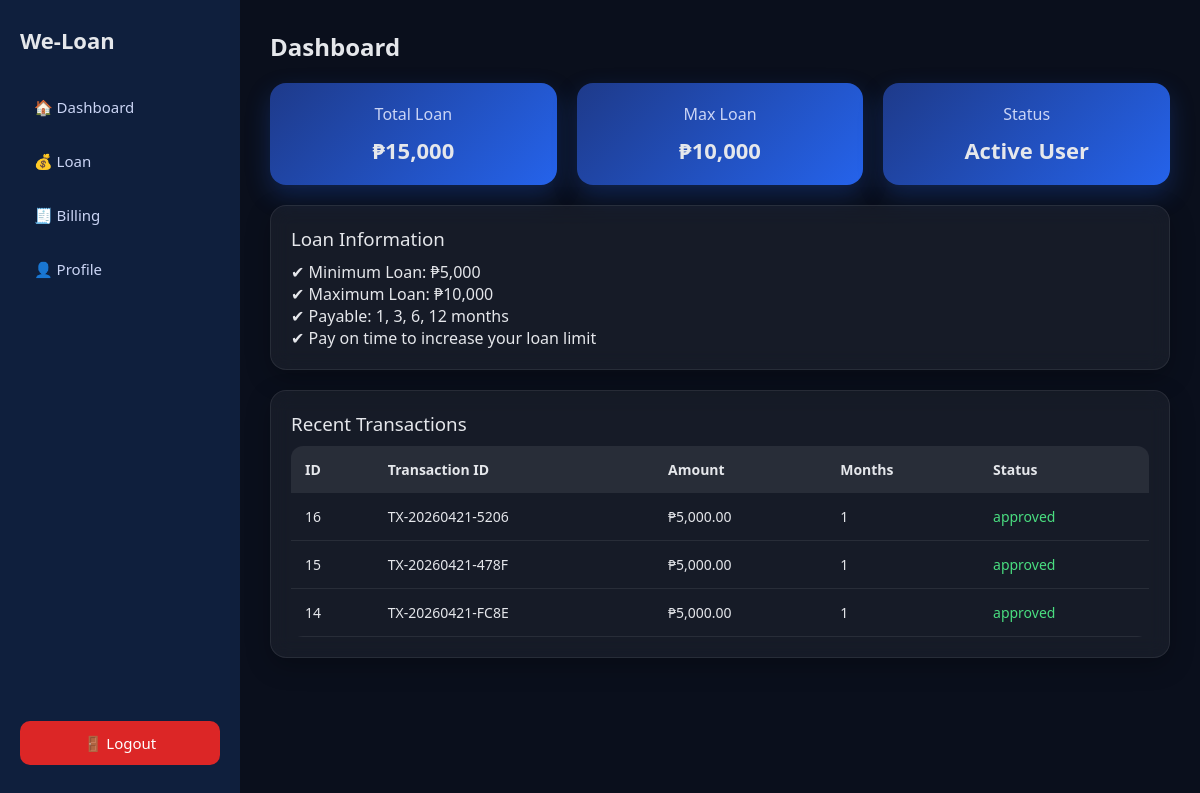
Page /basic_user/dashboard.php (signed in) on the committed database.
### tables this page shows
CREATE TABLE `loan_transactions` (
  `no` int(11) NOT NULL,
  `tx_id` varchar(20) NOT NULL COMMENT 'Random unique e.g. LN-YYYYMMDD-XXXX',
  `user_id` int(11) NOT NULL,
  `type` enum('apply','increase') NOT NULL,
  `amount` decimal(10,2) DEFAULT NULL,
  `tenure_months` int(11) DEFAULT NULL,
  `status` enum('pending','approved','rejected') DEFAULT 'pending',
  `admin_note` text DEFAULT NULL,
  `created_at` timestamp NOT NULL DEFAULT current_timestamp()
);

### basic_user/dashboard.php (the view, shortened to what this page needs)
<?php
require_once __DIR__ . '/../db_connect_new.php';
$user_id = $_SESSION['user_id'];
$transactions = $pdo->prepare("
    SELECT tx_id, amount, tenure_months, status, no
    FROM loan_transactions
    WHERE user_id = ?
    AND status IN ('approved', 'request')
    ORDER BY no DESC
    LIMIT 5
");
$transactions->execute([$user_id]);
$totalLoan = $pdo->prepare("SELECT SUM(amount) FROM loan_transactions WHERE user_id=? AND status='Approved'");
$totalLoan->execute([$user_id]);
$totalLoan = $totalLoan->fetchColumn() ?? 0;
?>
<!DOCTYPE html>
<html>
<head>
<link rel="stylesheet" href="dashboard.css">
</head>
<body>
<div class="container">
<?php include 'sidebar.php'; ?>
<div class="main">
<h2>Dashboard</h2>
<div class="cards">
<div class="card-box">
<h3>Total Loan</h3>
<p>₱<?php echo number_format($totalLoan); ?></p>
</div>
<div class="card-box">
<h3>Max Loan</h3>
<p>₱10,000</p>
</div>
<div class="card-box">
<h3>Status</h3>
<p>Active User</p>
</div>
</div>
<div class="card">
<h3>Loan Information</h3>
<p>✔ Minimum Loan: ₱5,000</p>
<p>✔ Maximum Loan: ₱10,000</p>
<p>✔ Payable: 1, 3, 6, 12 months</p>
<p>✔ Pay on time to increase your loan limit</p>
</div>
<div class="card">
<h3>Recent Transactions</h3>
<table>
<tr>
<th>ID</th>
<th>Transaction ID</th>
<th>Amount</th>
<th>Months</th>
<th>Status</th>
</tr>
<?php if($transactions->rowCount() > 0): ?>
<?php foreach($transactions as $t): ?>
<tr>
    <td><?php echo $t['no']; ?></td>
    <td><?php echo $t['tx_id']; ?></td>
    <td>₱<?= number_format($t['amount'], 2) ?></td>
    <td><?php echo $t['tenure_months']; ?></td>
    <td class="<?php echo strtolower($t['status']); ?>">
        <?php echo $t['status']; ?>
    </td>
</tr>
<?php endforeach; ?>
<?php else: ?>
<tr><td colspan="5">No transactions yet</td></tr>
<?php endif; ?>
</table>
</div>
</div>
</div>
</body>
</html>

### basic_user/dashboard.css (style rules this page uses)
* { margin: 0; padding: 0; box-sizing: border-box; }
body { font-family: 'Segoe UI', Arial, sans-serif; background: #0a0f1c; color: #e5e7eb; }
.container { display: flex; }
.main { margin-left: 240px; padding: 30px; width: calc(100% - 240px); }
h2 { margin-bottom: 20px; font-weight: 600; }
h3 { margin-bottom: 10px; font-weight: 500; }
.card { background: rgba(255, 255, 255, 0.05); border-radius: 16px; padding: 20px; margin-top: 20px; backdrop-filter: blur(10px); border: 1px solid rgba(255,255,255,0.08); box-shadow: 0 8px 25px rgba(0,0,0,0.25); }
.cards { display: flex; gap: 20px; flex-wrap: wrap; align-items: stretch; }
.card-box { flex: 1; min-width: 220px; padding: 20px; border-radius: 16px; text-align: center; background: linear-gradient(135deg, #1e3a8a, #2563eb); box-shadow: 0 10px 25px rgba(37,99,235,0.25); transition: 0.3s; }
.card-box h3 { font-size: 16px; margin-bottom: 10px; color: #cbd5f5; }
.card-box p { font-size: 22px; font-weight: bold; }
table { width: 100%; border-collapse: collapse; margin-top: 10px; border-radius: 12px; overflow: hidden; }
th { text-align: left; padding: 14px; font-size: 14px; background: rgba(255,255,255,0.08); }
td { padding: 14px; font-size: 14px; border-bottom: 1px solid rgba(255,255,255,0.08); }
.approved { color: #4ade80; font-weight: 500; }

### rows in the picture
loan_transactions: no "16", tx "TX-20260421-5206", amount "5,000.00", tenure_months "1", status "approved"
loan_transactions: no "15", tx "TX-20260421-478F", amount "5,000.00", tenure_months "1", status "approved"
loan_transactions: no "14", tx "TX-20260421-FC8E", amount "5,000.00", tenure_months "1", status "approved"

### other values in the picture
$totalLoan "15,000"
